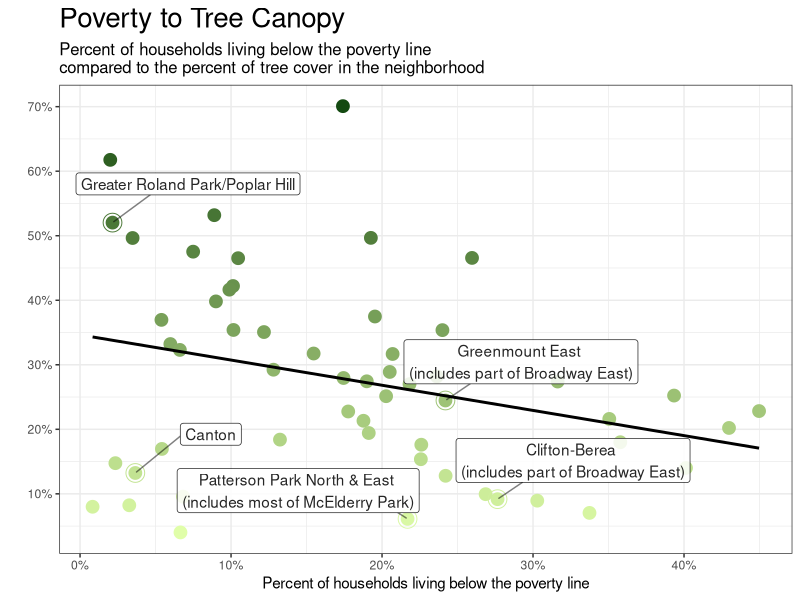
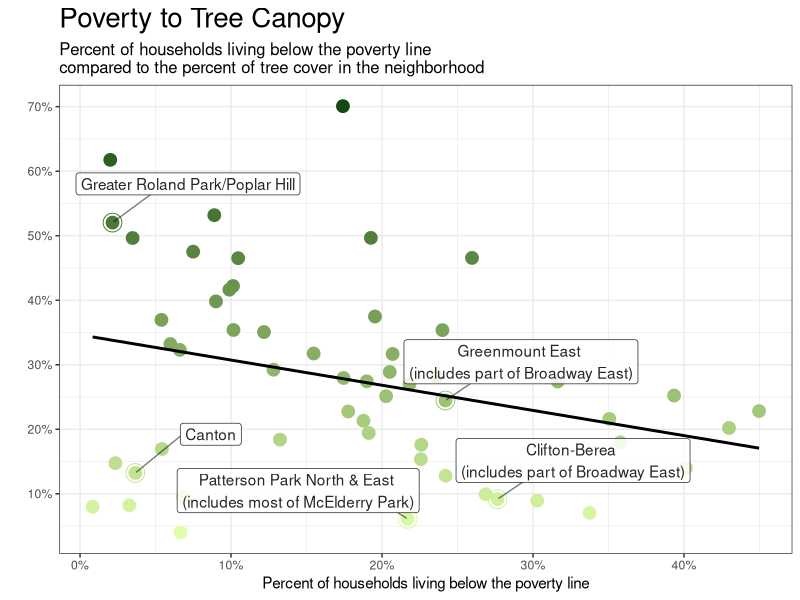

These charts were generated, in order, by the following R code:
#### Analysis of Community Statistical Areas
#### CSA poverty to tree canopy 

#################################################################
######## Install necessary packages and load libraries ##########
#################################################################

# install.packages('colorspace', dependencies = T)
library(tidyverse)
library(here) # A helpful package for file management
library(colorspace)
library(ggplot2)

# Turn off scientific notation
options(scipen = 999)

###############################
####### LOAD DATA ########
###############################

csa_tree_temp_demographics <- read_csv(here(
  # PATH
  "data", "output-data", "cleaned", "tree-temp-demographic-w-naip-lidar-use",
  # FILE NAME
  "csa_lidartree_temp_demographics.csv")) %>%
  select(matches("csa2010"), 
         matches("09-63_mean"),
         matches("temp_mean_aft"),
         matches("median_household_income"), 
         matches("percent_of_households_earning_less_than_25_000"), 
         matches("percent_of_households_earning_25_000_to_40_000"), 
         matches("percent_of_households_earning_40_000_to_60_000"), 
         matches("percent_of_households_earning_60_000_to_75_000"), 
         matches("percent_of_households_earning_more_than_75_000"), 
         matches("percent_of_family_households_living_below_the_poverty_line")) %>%
  mutate_at(vars(matches("percent")), round, 2)

# CSAs to call out
callout_ls <- c("Canton", "Clifton-Berea", "Greater Roland Park/Poplar Hill", "Greenmount East")

###############################
####### PLOTTING STUFF ########
###############################

## INCOME TO TREE COVER
# csa_tree_temp_demographics %>%
#   ggplot() +
#   geom_point(aes(x = median_household_income/1000,
#                  y = `09-63_mean`,
#                  color = `09-63_mean`),
#              size=4) +
#   # This section shows the trend line
#   geom_smooth(aes(x = median_household_income/1000,
#                   y = `09-63_mean`), method = glm, se = FALSE) +
#   scale_color_viridis(direction = -1) +
#   labs(title = "Median Income to Percent Tree Canopy",
#        subtitle = "In thousands of dollars",
#        x = "",
#        y = "") +
#   scale_x_continuous(label = scales::dollar_format(),
#                      breaks = seq(0, 150, 10)) +
#   scale_y_continuous(label = scales::percent_format(accuracy = 1.0),
#                      breaks = seq(0, 1, .1)) +
#   theme_bw() +
#   theme(legend.position = "none",
#         plot.title = element_text(size = 20),
#         plot.subtitle = element_text(size = 16))
# 
# # Save to file
# ggsave(filename = "median-income-to-mean-tree-cover.png",
#        device = "png", path = here("data", "output-data", "income-to-treecover"),
#        width = 6, height = 6, units = "in")

## POVERTY TO TREE COVER
csa_tree_temp_demographics %>%
  # Start ggplot and set x and y for entire plot
  ggplot(aes(
    x = percent_of_family_households_living_below_the_poverty_line/100, 
    y = `09-63_mean`
    )) +
  # This section for the basic scatterplot
  geom_point(aes(color = `09-63_mean`),
             size=4) +
  # This section for circling all sample neighborhood points
  geom_point(data = csa_tree_temp_demographics %>%
               filter((csa2010 %in% callout_ls) 
                      # Patterson Park must be included seperately because of its unique label positioning
                      | (csa2010 == "Patterson Park North & East") 
                      ),
             aes(color = `09-63_mean`),
             size=6, shape = 1) +
  # This section shows the trend line
  geom_smooth(se = FALSE, # Removes gray banding
              method = glm, 
              color = "black") +
  # This section for labeling Canton, etc.
  ggrepel::geom_label_repel(data = csa_tree_temp_demographics %>%
                              filter(csa2010 %in% callout_ls) %>%
                              mutate(csa2010 = case_when(
                                csa2010 == "Greenmount East" ~ "Greenmount East \n(includes part of Broadway East)", 
                                csa2010 == "Clifton-Berea" ~ "Clifton-Berea \n(includes part of Broadway East)",
                                T ~ csa2010)),
            aes(label = csa2010),
            min.segment.length = .1,
            segment.alpha = .5,
            alpha = .85,
            nudge_x = .05,
            nudge_y = .06) +
  # This section for labeling Patterson Park (so it can be nudged)
  ggrepel::geom_label_repel(data = csa_tree_temp_demographics %>%
                              filter(csa2010 == "Patterson Park North & East") %>%
                              mutate(csa2010 = case_when(
                                csa2010 == "Patterson Park North & East" ~ "Patterson Park North & East \n(includes most of McElderry Park)",
                                T ~ csa2010)),
                            aes(label = csa2010),
                            min.segment.length = .1,
                            segment.alpha = .5,
                            alpha = .85,
                            nudge_x = -.06,
                            nudge_y = .03) +
  # Colors and label formatting follow
  #coord_flip() +
  scale_colour_gradient(low = "#E0FEA9", high = "#144A11") +
  labs(title = "Poverty to Tree Canopy",
       subtitle = "Percent of households living below the poverty line \ncompared to the percent of tree cover in the neighborhood",
       x = "Percent of households living below the poverty line",
       y = "") +
  scale_x_continuous(label = scales::percent_format(accuracy = 1.0),
                     breaks = seq(0, 1, .1)) + 
  scale_y_continuous(label = scales::percent_format(accuracy = 1.0),
                     breaks = seq(0, 1, .1)) + 
  theme_bw() +
  theme(legend.position = "none",
        plot.title = element_text(size = 20),
        plot.subtitle = element_text(size = 12))

# Save to file
ggsave(filename = "poverty-to-mean-tree-cover2.png",
       device = "png", path = here("data", "output-data", "income-to-treecover"),
       width = 8, height = 8, units = "in")

